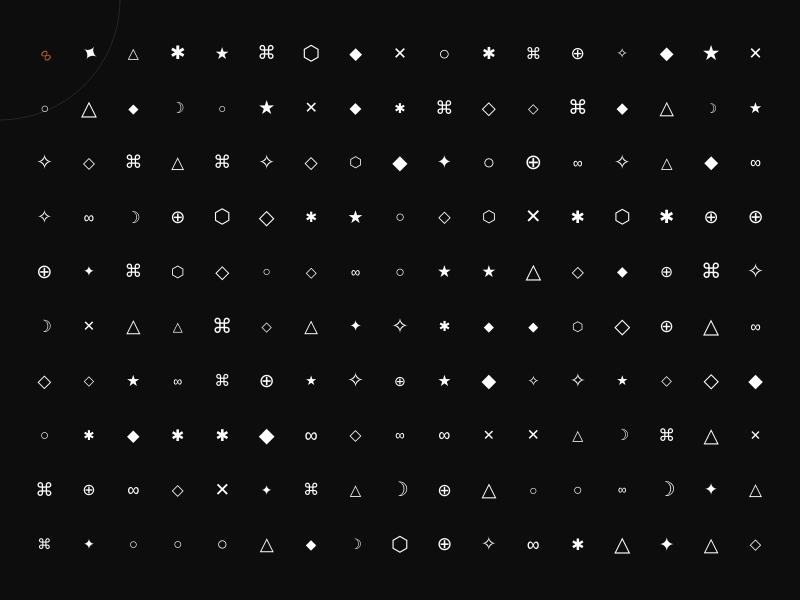
Frame 1 (no input)
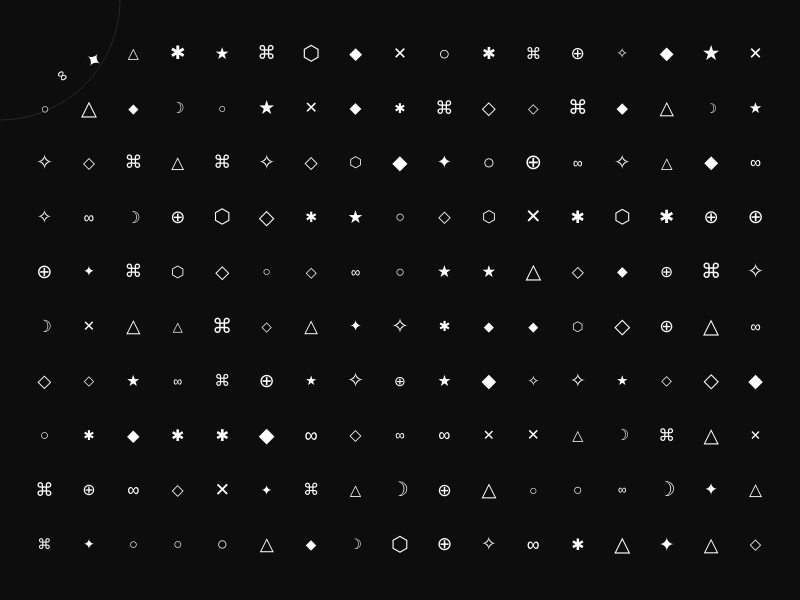
Frame 60 (no input)
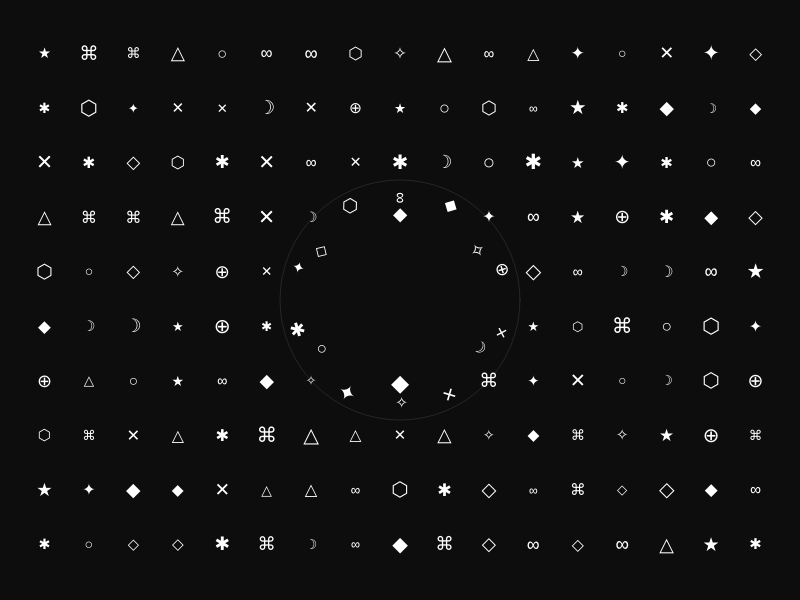
Frame 120 (the mouse pressed at the canvas centre since frame 60)

The p5.js sketch that drew these frames (run headless with seeded random() and noise() and a simulated clock; from frame 60 on, the mouse is pressed at the canvas centre):

// p5.js sketch
// ── sketch.js
var FORCE_RADIUS = 120;
var NUM_COLS = 17;
var NUM_ROWS = 10;
var MODE = 1;

var SYMBOLS = ['★','◆','○','△','✦','✧','✱','☽','⊕','⌘','∞','⬡','✕','◇'];

var particles = [];
var t = 0;


class Particle {

  constructor(startX, startY) {
    this.ox = startX;
    this.oy = startY;
    this.x  = startX;
    this.y  = startY;
    this.vx = 0;
    this.vy = 0;
    this.symbol = random(SYMBOLS);
    this.size   = random(13, 21);
    this.hue    = random(360);
    this.angle  = 0;
  }

  reset() {
    this.x     = this.ox;
    this.y     = this.oy;
    this.vx    = 0;
    this.vy    = 0;
    this.angle = 0;
    this.symbol = random(SYMBOLS);
  }

  update() {
    var dx   = this.x - mouseX;
    var dy   = this.y - mouseY;
    var dist = sqrt(dx * dx + dy * dy);

    if (MODE === 1) {

      if (dist < FORCE_RADIUS && dist > 0) {
        var force = pow((FORCE_RADIUS - dist) / FORCE_RADIUS, 1.5) * 9;
        this.vx += (dx / dist) * force;
        this.vy += (dy / dist) * force;
      }
      this.vx += (this.ox - this.x) * 0.025;
      this.vy += (this.oy - this.y) * 0.025;
      this.vx *= 0.78;
      this.vy *= 0.78;
      this.x += this.vx;
      this.y += this.vy;

      var spd = sqrt(this.vx * this.vx + this.vy * this.vy);
      this.hue = (spd * 15) % 360;
      this.angle = atan2(this.vy, this.vx);

    } else if (MODE === 2) {

      if (dist < FORCE_RADIUS && dist > 0) {
        var pull = pow((FORCE_RADIUS - dist) / FORCE_RADIUS, 2) * 6;
        this.vx -= (dx / dist) * pull;
        this.vy -= (dy / dist) * pull;
        this.vx *= 0.70;
        this.vy *= 0.70;
      } else {
        this.vx += (this.ox - this.x) * 0.06;
        this.vy += (this.oy - this.y) * 0.06;
        this.vx *= 0.75;
        this.vy *= 0.75;
      }
      this.x += this.vx;
      this.y += this.vy;
      this.angle += 0.03;

      var prox = constrain(1 - dist / FORCE_RADIUS, 0, 1);
      this.hue = 200 + prox * 160;

    } else if (MODE === 3) {

      var dox      = this.ox - mouseX;
      var doy      = this.oy - mouseY;
      var homeDist = sqrt(dox * dox + doy * doy);

      var displacement = sin(homeDist * 0.06 - t * 4) * 28 * exp(-homeDist / 160);

      var nx = dox / (homeDist || 1);
      var ny = doy / (homeDist || 1);
      var tx = this.ox - ny * displacement;
      var ty = this.oy + nx * displacement;

      this.x = lerp(this.x, tx, 0.18);
      this.y = lerp(this.y, ty, 0.18);

      this.angle = displacement * 0.04;
    }
  }

  display() {
    var dx   = this.x - mouseX;
    var dy   = this.y - mouseY;
    var dist = sqrt(dx * dx + dy * dy);
    var prox = constrain(1 - dist / FORCE_RADIUS, 0, 1);
    var sz   = this.size + prox * 9;

    push();
      translate(this.x, this.y);
      rotate(this.angle);
      textAlign(CENTER, CENTER);
      noStroke();
      textSize(sz);

      if (MODE === 1) {
        var spd = sqrt(this.vx * this.vx + this.vy * this.vy);
        if (spd > 0.5) {
          fill(this.hue, 80, 65);
        } else {
          fill(120);
        }
      } else if (MODE === 2) {
        if (prox > 0.05) {
          fill(this.hue, 80, 65);
        } else {
          fill(100);
        }
      } else {
        var moved = abs(this.x - this.ox) + abs(this.y - this.oy);
        var brightness = int(70 + min(moved * 3, 130));
        fill(brightness);
      }

      text(this.symbol, 0, 0);
    pop();
  }
}


function setup() {
  createCanvas(800, 600);
  colorMode(HSB, 360, 100, 100, 100);
  background(0, 0, 5);
  textFont('monospace');

  var spacingX = width  / (NUM_COLS + 1);
  var spacingY = height / (NUM_ROWS + 1);

  for (var row = 1; row <= NUM_ROWS; row++) {
    for (var col = 1; col <= NUM_COLS; col++) {
      particles.push(new Particle(col * spacingX, row * spacingY));
    }
  }
}


function draw() {
  background(0, 0, 5);

  noFill();
  stroke(0, 0, 100, 10);
  strokeWeight(1);
  circle(mouseX, mouseY, FORCE_RADIUS * 2);

  t += 0.016;

  for (var i = 0; i < particles.length; i++) {
    particles[i].update();
    particles[i].display();
  }
}


function mousePressed() {
  background(0, 0, 5);
  for (var i = 0; i < particles.length; i++) {
    particles[i].reset();
  }
}


function keyPressed() {
  if (key === '1') MODE = 1;
  if (key === '2') MODE = 2;
  if (key === '3') MODE = 3;
}2
